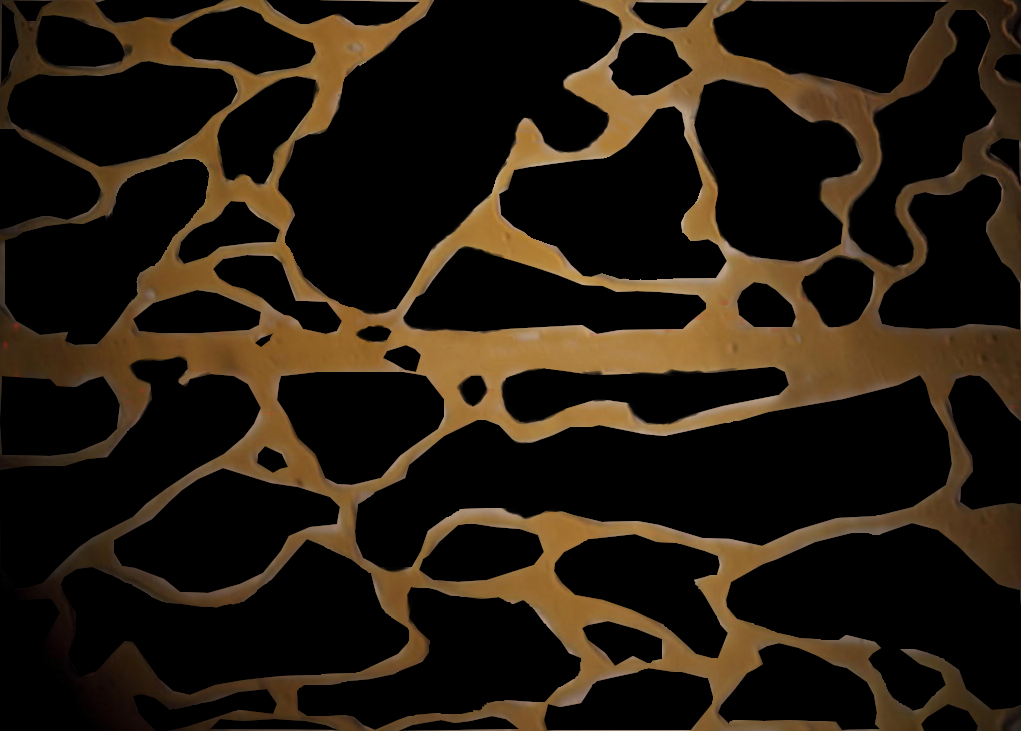
#> input picture R-1/Microporo_Complexo.png, 1021 x 731 px, found by its file name
$ python MicroChipe.py
#> lines starting #> are read from the running program, lines starting #| are printed output that depends on the picture; after the words box and inside, x2 and y2 are one past the last pixel; in counts of white or black regions, pixels touching at a corner belong together; long printed decimals are rounded
#!/usr/bin/env python3
# -*- coding: utf-8 -*-
"""
Created on Tue Nov 23 15:07:31 2021
@author: wsantos
This file.py extract the digital points from an image to use as a rock model
fluid dynamics simulation.
In the end we need to have the same porosity
"""
#====packages====
import cv2
import numpy as np
import time
from tqdm import tqdm
import os
import pandas as pd
import seaborn as sea

#Import image

img = cv2.imread("Microporo_Complexo.png")
#> img is the input picture: shape (731, 1021, 3); mean B, G, R 14.7, 26.1, 35.6

#Resize Resolution
cv2.imwrite("Microporo_Complexo.png",img)

#Convert to gray scale
img = cv2.cvtColor(img, cv2.COLOR_BGR2GRAY)
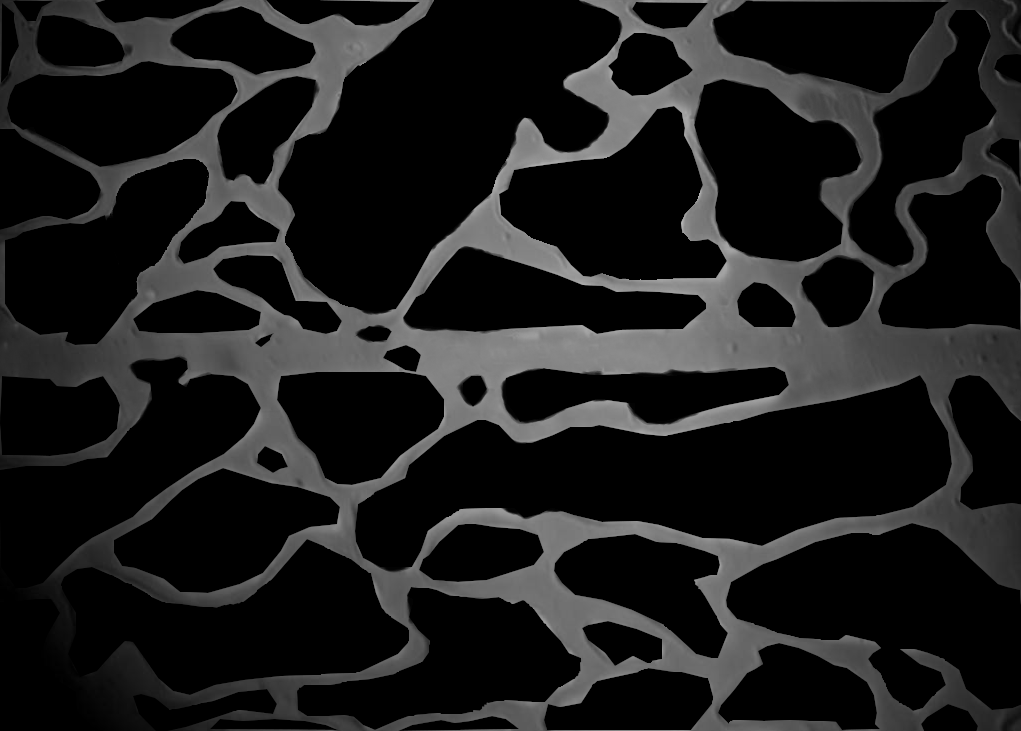
#> img: shape (731, 1021); min 0, max 178, mean 27.6
img = cv2.resize(img,(0,0),fx=0.9,fy=0.9)
#> img: shape (658, 919)


img = np.where(img != 0, 1, img)
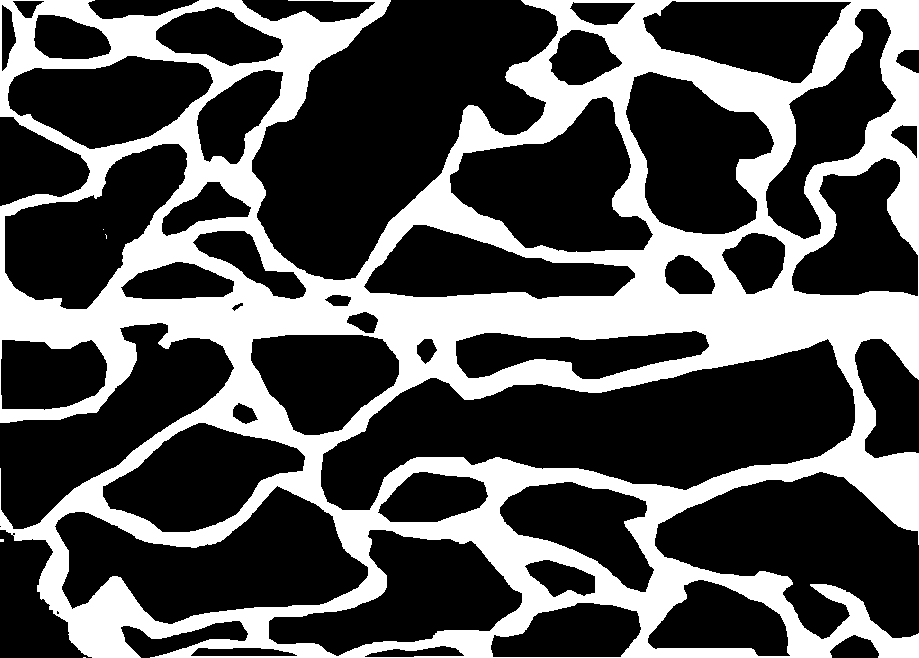
#> img: shape (658, 919); values 0 (black) and 1 (white), 32.9% white; 5 white regions (4 under 20 px), largest, box (x1, y1, x2, y2) and area: (0, 0, 919, 658) 198777
pts = np.argwhere(img==0)
#> pts = 405904 pairs, first value 0 to 657, second value 0 to 918

coordinate = []

for i in tqdm(range(len(img))):
    for j in range(len(img[0])):
        if img[i,j] ==0:
            coordinate.append([len(img[1])-j, len(img)-i])
#> after the loop, coordinate = 405904 items
coordinate = np.array(coordinate)
#> coordinate = 405904 pairs, first value 1 to 919, second value 1 to 658

inlet = 10
file = open("Poro_Complexo.dat", "w")
np.savetxt(file, coordinate+inlet, fmt='%i')

soma_zeros = np.sum(img==0)
#> soma_zeros = 405904
soma_vac = np.sum(img!=0)
#> soma_vac = 198798
forma = np.shape(img)
#> forma = (658, 919)


sea.heatmap(img==0)

soma_zeros

porosity = soma_vac/(soma_vac + soma_zeros)
#> porosity = 0.329
print(porosity)
#| 0.3288
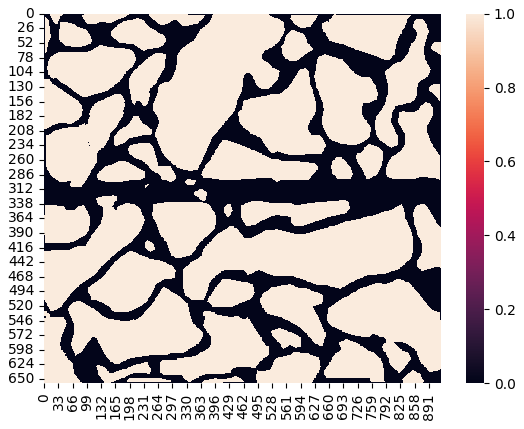
#> figure drawn by matplotlib, 2 panels
